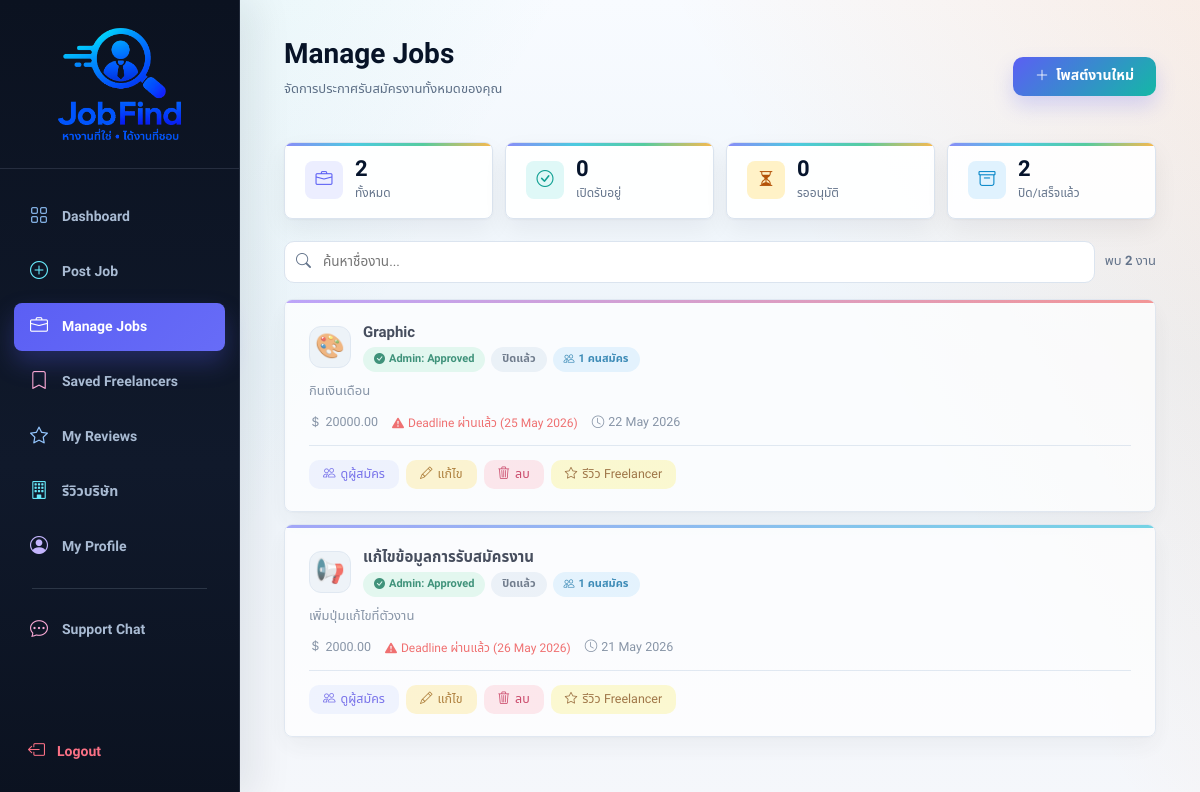
Screenshot of /employer/manage_jobs.php (signed in) with the database file from the repository.
### tables this page shows
CREATE TABLE `Job` (
  `job_id` int(11) NOT NULL,
  `employer_id` int(11) NOT NULL,
  `title` varchar(255) NOT NULL,
  `description` text NOT NULL,
  `location` varchar(255) NOT NULL,
  `salary` decimal(10,2) DEFAULT 0.00,
  `latitude` double DEFAULT NULL,
  `longitude` double DEFAULT NULL,
  `deadline` datetime DEFAULT NULL,
  `status` enum('open','in_progress','completed','closed') DEFAULT 'open',
  `admin_status` enum('pending','approved','rejected') DEFAULT 'pending',
  `created_at` timestamp NOT NULL DEFAULT current_timestamp(),
  `category` varchar(100) DEFAULT NULL,
  `job_subcategory` varchar(120) DEFAULT NULL,
  `employment_type` varchar(40) DEFAULT NULL,
  `image_path` varchar(255) DEFAULT NULL,
  `updated_at` timestamp NULL DEFAULT NULL
);

### helpers/employer_sidebar_helpers.php (called while the page is built, shortened)
<?php
if(!function_exists('get_employer_pending_application_count')){
    function get_employer_pending_application_count($conn, $employer_id){
        $employer_id = (int)$employer_id;
        $stmt = $conn->prepare("
            SELECT COUNT(*) AS total_pending
            FROM Job_Application ja
            JOIN Job j ON j.job_id = ja.job_id
            WHERE j.employer_id = ?
            AND ja.status = 'pending'
        ");
        $stmt->bind_param("i", $employer_id);
        $stmt->execute();
        $row = $stmt->get_result()->fetch_assoc();
        return (int)($row['total_pending'] ?? 0);
    }
}

### employer/manage_jobs.php (the view, shortened to what this page needs)
<?php
require_once __DIR__ . "/../helpers/job_image_helpers.php";
require_once __DIR__ . "/../helpers/employer_sidebar_helpers.php";
$employer_id = jobfind_require_role('employer');
mysqli_query($conn,"
    UPDATE Job
    SET status='closed'
    WHERE employer_id='$employer_id'
    AND deadline IS NOT NULL
    AND deadline != ''
    AND deadline < CURDATE()
    AND status != 'closed'
    AND status != 'completed'
");
$result = mysqli_query($conn,"
    SELECT j.*,
        (SELECT COUNT(*) FROM Job_Application WHERE job_id=j.job_id) AS total_apps,
        (SELECT COUNT(*) FROM Job_Application WHERE job_id=j.job_id AND status='pending') AS pending_apps,
        (SELECT freelancer_id FROM Job_Application WHERE job_id=j.job_id AND status='accepted' LIMIT 1) AS hired_freelancer_id
    FROM Job j
    WHERE employer_id='$employer_id'
    ORDER BY job_id DESC
");
$rows        = [];
$cnt_all     = 0;
$cnt_open    = 0;
$cnt_closed  = 0;
$cnt_pending = 0;
while($r = mysqli_fetch_assoc($result)){
    $rows[] = $r;
    $cnt_all++;
    if($r['status']==='approved')  $cnt_open++;
    elseif($r['status']==='closed' || $r['status']==='completed') $cnt_closed++;
    elseif($r['admin_status']==='pending') $cnt_pending++;
}
?>
<!DOCTYPE html>
<html lang="th">
<head>
<link href="https://cdn.jsdelivr.net/npm/bootstrap@5.3.0/dist/css/bootstrap.min.css" rel="stylesheet">
<link href="https://cdn.jsdelivr.net/npm/bootstrap-icons@1.11.0/font/bootstrap-icons.css" rel="stylesheet">
<link rel="stylesheet" href="../assets/css/freelancehub-theme.css">
</head>
<body>
<aside class="sidebar">
  <div class="sidebar-brand">
    <a href="../index.php" class="logo">
      <div class="logo-icon" style="width:132px!important;height:120px!important;min-width:132px!important;max-width:132px!important;max-height:120px!important;flex:0 0 120px!important;border-radius:0!important;background:transparent!important;padding:0!important;overflow:hidden!important;box-shadow:none!important;margin:0 auto!important;align-self:center!important;"><img class="brand-logo-img" src="../assets/images/jobfind-logo.png?v=13" alt="Job_Find logo" style="width:100%;height:100%;object-fit:contain;display:block;"></div>
    </a>
  </div>
  <nav class="sidebar-nav">
    <a href="dashboard.php"   class="nav-item"><i class="bi bi-grid"></i> Dashboard</a>
    <a href="post_job.php"             class="nav-item"><i class="bi bi-plus-circle"></i> Post Job</a>
    <a href="manage_jobs.php" class="nav-item active">
      <i class="bi bi-briefcase"></i> Manage Jobs
    </a>
    <a href="saved_freelancers.php"    class="nav-item"><i class="bi bi-bookmark"></i> Saved Freelancers</a>
    <a href="reviews.php"     class="nav-item"><i class="bi bi-star"></i> My Reviews</a>
    <a href="company_review.php"      class="nav-item"><i class="bi bi-building"></i> รีวิวบริษัท</a>
    <a href="profile.php"     class="nav-item"><i class="bi bi-person-circle"></i> My Profile</a>
    <div class="nav-divider"></div>
    <a href="../support/messages.php"         class="nav-item"><i class="bi bi-chat-dots"></i> Support Chat</a>
  </nav>
  <div class="sidebar-footer">
    <a href="../logout.php" class="nav-logout"><i class="bi bi-box-arrow-left"></i> Logout</a>
  </div>
</aside>
<main class="main">
  <div class="topbar">
    <div>
      <h2>Manage Jobs</h2>
      <p>จัดการประกาศรับสมัครงานทั้งหมดของคุณ</p>
    </div>
    <a href="post_job.php" class="btn-post-new">
      <i class="bi bi-plus-lg"></i> โพสต์งานใหม่
    </a>
  </div>
  <div class="stat-row">
    <div class="stat-mini active-f" data-f="" onclick="setFilter(this,'')">
      <div class="sm-icon si-purple"><i class="bi bi-briefcase"></i></div>
      <div><div class="sm-val"><?php echo $cnt_all; ?></div><div class="sm-lbl">ทั้งหมด</div></div>
    </div>
    <div class="stat-mini" data-f="approved" onclick="setFilter(this,'approved')">
      <div class="sm-icon si-green"><i class="bi bi-check-circle"></i></div>
      <div><div class="sm-val"><?php echo $cnt_open; ?></div><div class="sm-lbl">เปิดรับอยู่</div></div>
    </div>
    <div class="stat-mini" data-f="pending" onclick="setFilter(this,'pending')">
      <div class="sm-icon si-yellow"><i class="bi bi-hourglass-split"></i></div>
      <div><div class="sm-val"><?php echo $cnt_pending; ?></div><div class="sm-lbl">รออนุมัติ</div></div>
    </div>
    <div class="stat-mini" data-f="closed" onclick="setFilter(this,'closed')">
      <div class="sm-icon si-gray"><i class="bi bi-archive"></i></div>
      <div><div class="sm-val"><?php echo $cnt_closed; ?></div><div class="sm-lbl">ปิด/เสร็จแล้ว</div></div>
    </div>
  </div>
  <div class="toolbar">
    <div class="search-wrap">
      <input type="text" id="search-input" placeholder="ค้นหาชื่องาน..." oninput="filterCards()">
    </div>
    <span class="result-info">พบ <strong id="result-count"><?php echo $cnt_all; ?></strong> งาน</span>
  </div>
  <?php if(empty($rows)): ?>
  <div class="empty-state">
    <i class="bi bi-briefcase"></i>
    <p>ยังไม่มีงานที่โพสต์<br><a href="post_job.php" style="color:var(--accent);">โพสต์งานแรกของคุณเลย →</a></p>
  </div>
  <?php else: ?>
  <?php
  $categoryIcons = [
    'IT & Software' => '💻',
    'Design' => '🎨',
    'Marketing' => '📢',
    'Writing' => '✍️',
    'Finance' => '💰',
    'Education' => '🎓',
    'Other' => '📦',
  ];
  $icons = ['💼','🖥️','📐','📊','🚀','🎨','⚙️','📱','✍️','📢','🎓','💰'];
  foreach($rows as $row):
    $category   = trim($row['category'] ?? '');
    $icon       = $categoryIcons[$category] ?? $icons[crc32($row['title']) % count($icons)] ?? '💼';
    $job_image  = trim($row['image_path'] ?? '');
    $adm        = $row['admin_status'];
    $sts        = $row['status'];
    $total_apps = $row['total_apps'];
    $pend_apps  = $row['pending_apps'];
    $ap = match($adm){ 'approved'=>'p-approved','rejected'=>'p-rejected', default=>'p-pending' };
    $ai = match($adm){ 'approved'=>'bi-check-circle-fill','rejected'=>'bi-x-circle-fill', default=>'bi-hourglass-split' };
    $sp = match($sts){ 'approved'=>'p-approved','closed'=>'p-closed','completed'=>'p-completed','rejected'=>'p-rejected', default=>'p-pending' };
    $sl = match($sts){ 'approved'=>'เปิดรับ','closed'=>'ปิดแล้ว','completed'=>'เสร็จสิ้น','rejected'=>'Rejected', default=>ucfirst($sts) };
    $deadline_str = '';
    $is_expired   = false;
    if(!empty($row['deadline'])){
        $dl = strtotime($row['deadline']);
        $is_expired = ($dl < strtotime('today'));
        $deadline_str = date('d M Y', $dl);
    }
    $filter_key = ($sts==='closed'||$sts==='completed') ? 'closed' : $adm;
    $border_class = ($adm==='pending') ? 'pending-border' : (($sts==='closed'||$sts==='completed') ? 'closed-card' : '');
  ?>
  <div class="job-card <?php echo $border_class; ?>"
       data-filter="<?php echo $filter_key; ?>"
       data-title="<?php echo strtolower(htmlspecialchars($row['title'])); ?>">
    <div class="jc-top">
      <div style="display:flex;align-items:center;gap:12px;">
        <div class="jc-media">
          <?php if($job_image !== ''): ?>
          <img src="<?php echo htmlspecialchars(jobfind_url($job_image), ENT_QUOTES, 'UTF-8'); ?>" alt="<?php echo htmlspecialchars($row['title']); ?>">
          <?php else: ?>
          <?php echo $icon; ?>
          <?php endif; ?>
        </div>
        <div>
          <div class="jc-title"><?php echo htmlspecialchars($row['title']); ?></div>
          <div class="badges">
            <span class="pill <?php echo $ap; ?>"><i class="bi <?php echo $ai; ?>"></i> Admin: <?php echo ucfirst($adm); ?></span>
            <span class="pill <?php echo $sp; ?>"><?php echo $sl; ?></span>
            <?php if($total_apps > 0): ?>
            <span class="pill p-apps"><i class="bi bi-people"></i> <?php echo $total_apps; ?> คนสมัคร<?php echo $pend_apps>0?" ($pend_apps รอ)":''; ?></span>
            <?php endif; ?>
          </div>
        </div>
      </div>
    </div>
    <p class="jc-desc"><?php echo htmlspecialchars($row['description']); ?></p>
    <div class="jc-meta">
      <?php if(!empty($row['salary'])): ?><span><i class="bi bi-currency-dollar"></i><?php echo htmlspecialchars($row['salary']); ?></span><?php endif; ?>
      <?php if($deadline_str): ?>
        <?php if($is_expired): ?>
          <span class="deadline-warn"><i class="bi bi-exclamation-triangle-fill"></i> Deadline ผ่านแล้ว (<?php echo $deadline_str; ?>)</span>
        <?php else: ?>
          <span><i class="bi bi-calendar-event"></i> Deadline: <?php echo $deadline_str; ?></span>
        <?php endif; ?>
      <?php endif; ?>
      <?php if(!empty($row['created_at'])): ?>
        <span><i class="bi bi-clock"></i><?php echo date('d M Y', strtotime($row['created_at'])); ?></span>
      <?php endif; ?>
    </div>
    <div class="jc-footer">
      <div class="act-wrap">
        <a href="view_applicants.php?job_id=<?php echo $row['job_id']; ?>" class="act-btn ab-view">
          <i class="bi bi-people"></i> ดูผู้สมัคร
        </a>
        <?php if($sts !== 'completed'): ?>
        <a href="edit_job.php?job_id=<?php echo $row['job_id']; ?>" class="act-btn ab-edit">
          <i class="bi bi-pencil"></i> แก้ไข
        </a>
        <?php endif; ?>
        <?php if($sts !== 'completed'): ?>
        <button class="act-btn ab-delete"
          onclick="confirmDelete(<?php echo $row['job_id']; ?>,'<?php echo htmlspecialchars($row['title'],ENT_QUOTES); ?>')">
          <i class="bi bi-trash3"></i> ลบ
        </button>
        <?php endif; ?>
        <?php if(($sts === 'completed' || $sts === 'closed') && !empty($row['hired_freelancer_id'])): ?>
        <a href="rate_freelancer.php?freelancer_id=<?php echo $row['hired_freelancer_id']; ?>&job_id=<?php echo $row['job_id']; ?>" class="act-btn" style="background:#fef9c3;color:#854d0e;">
          <i class="bi bi-star"></i> รีวิว Freelancer
        </a>
        <?php endif; ?>
      </div>
    </div>
  </div>
  <?php endforeach; ?>
  <?php endif; ?>
</main>
</body>
</html>

### rows the page displays
job: category "🎨", title "Graphic", admin_status "Approved", status "ปิดแล้ว", total_apps "1", description "กินเงินเดือน", salary "20000.00", deadline "25 May 2026", created_at "22 May 2026"
job: icon "📢", title "แก้ไขข้อมูลการรับสมัครงาน", admin_status "Approved", status "ปิดแล้ว", total_apps "1", description "เพิ่มปุ่มแก้ไขที่ตัวงาน", salary "2000.00", deadline "26 May 2026", created_at "21 May 2026"

### other values shown
$cnt_all "2"
$cnt_open "0"
$cnt_pending "0"
$cnt_closed "2"
